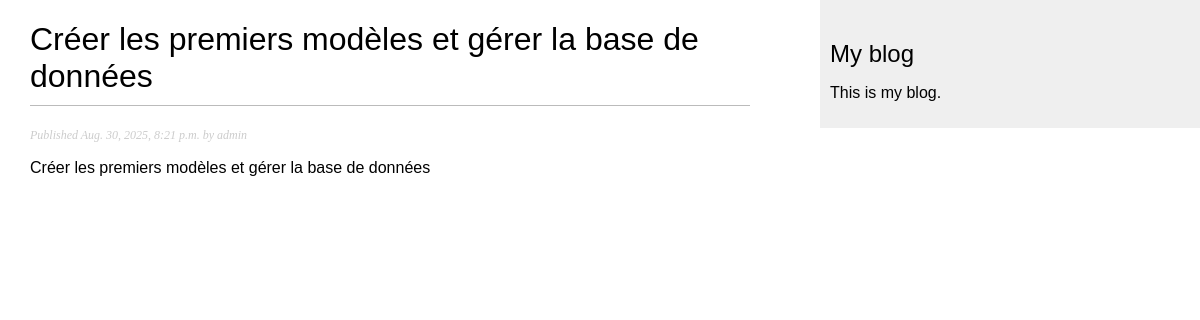
The page /blog/2025/8/30/creer-les-premiers-modeles-et-gerer-la-base-de-donnees/ on the database its author committed.
### blog/models.py (models this page shows, shortened)
class Post(models.Model):
    class Status(models.TextChoices):
        DRAFT='DF','Draft'
        PUBLISHED = 'PB','publish'
    objects = models.Manager() # manager par default
    publish = PublishedManager() #notre manager customiser
    title = models.CharField(max_length=255)
    slug = models.SlugField(max_length=250,unique_for_date='published')
    body = models.TextField()
    published = models.DateTimeField(default=timezone.now)
    created = models.DateTimeField(auto_now_add=True)
    updated = models.DateTimeField(auto_now=True)
    status = models.CharField(max_length=2,choices=Status,default=Status.DRAFT)
    author = models.ForeignKey(
        settings.AUTH_USER_MODEL,
        on_delete=models.CASCADE,
        related_name='blog_post'
    )
    class Meta:
        ordering=['-published']
        indexes = [models.Index(fields=['-published'])]

### blog/views.py (the view)
# urls.py: path('<int:year>/<int:month>/<int:day>/<slug:post>/', views.post_detail, name='post_detail'),
def post_detail(request,year,month,day,post):
    post=get_object_or_404(
        Post,
        status=Post.Status.PUBLISHED,
        slug=post,
        published__year=year,
        published__month=month,
        published__day=day,
    )
    return render(request,'blog/post/detail.html',{'post':post})

### blog/templates/blog/post/detail.html (shortened to what this page needs)
{% extends "blog/base.html" %}
{% block content %}
    <h1>{{ post.title }}</h1>
    <p class="date">
        Published {{ post.published }} by {{ post.author }}
    </p>
    {{ post.body|linebreaks }}
{% endblock %}

### blog/static/css/blog.css (style rules this page uses)
body { margin:0; padding:0; font-family:helvetica, sans-serif; }
h1 { font-weight:normal; border-bottom:1px solid #bbb; padding:0 0 10px 0; }
p.date { color:#ccc; font-family: georgia, serif; font-size: 12px; font-style: italic; }

### rows shown on the page
Post: title "Créer les premiers modèles et gérer la base de données", published "Aug. 30, 2025, 8:21 p.m.", author "admin", body "Créer les premiers modèles et gérer la base de données"
